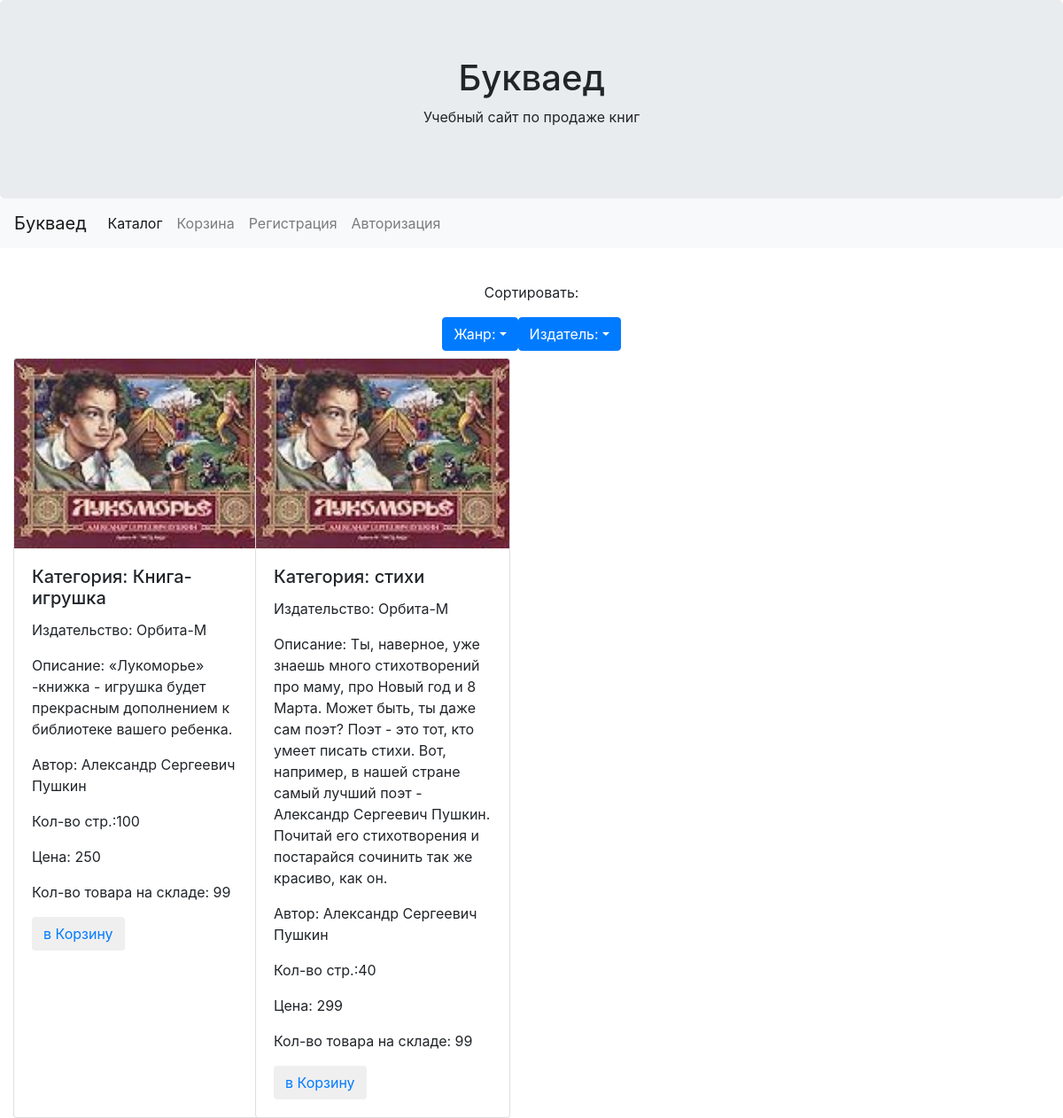
The page / on the database its author committed.
### cart/models.py (models this page shows)
class tblBook(models.Model):
    nameBook = models.TextField()
    fioAuthor = models.CharField(max_length=100)
    countPage = models.IntegerField()
    bookPrice = models.IntegerField()
    linkImage = models.ImageField(upload_to='img/', blank=True, verbose_name='Обложка')
    countBookWarhouse = models.IntegerField()
    publesher = models.ForeignKey(tblPublesher, on_delete=models.CASCADE)
    category = models.ForeignKey(tblCategory, on_delete=models.CASCADE)

class tblCategory(models.Model):
    nameCategory = models.CharField(max_length=100)

class tblPublesher(models.Model):
    namePublesher = models.CharField(max_length=100)

### cart/views.py (the view)
# urls.py: path('', views.index, name='home'),
def index(request):
    categ = tblCategory.objects.all()
    publesh =tblPublesher.objects.all()
    books = tblBook.objects.all()
    return render(request, 'catalog.html', {'books':books, 'categ':categ, 'publesh':publesh})

### templates/catalog.html (shortened to what this page needs)
{% extends 'base.html' %}
{% load staticfiles %}
{% block content %}
    <div class="container" style="margin-top:30px">
    <div class="row">
    <div class="col-md-12" >
    <div class="wrapper text-center p-2">
    <p>Сортировать:</p>
        <div class="btn-group">
        <div class="dropdown">
             <a class="btn btn-primary dropdown-toggle" href="#" role="button" id="dropdownMenuLink" data-toggle="dropdown" aria-haspopup="true" aria-expanded="false">
                Жанр:</a>
        </div>
        <div class="dropdown">
             <a class="btn btn-primary dropdown-toggle" href="#" role="button" id="dropdownMenuLink" data-toggle="dropdown" aria-haspopup="true" aria-expanded="false">
                Издатель:</a>
        </div>
        </div>
    </div>
    </div>
    <div class="row">
    {% for book in books %}
            <div class="card" style="width: 18rem;">
                <img class="card-img-top" src="{% static '/img/134932_3byMBun.jpg' %}" alt="{{ book.category.nameCategory }}">
                <div class="card-body">
                    <h5 class="card-title">Категория: {{book.category.nameCategory}}</h5>
                    <p class="card-text">Издательство: {{book.publesher.namePublesher}}</p>
                    <p class="card-text">Описание: {{book.nameBook}}</p>
                    <p class="card-text">Автор: {{book.fioAuthor}}</p>
                    <p class="card-text">Кол-во стр.:{{book.countPage}}</p>
                    <p class="card-text">Цена: {{book.bookPrice}}</p>
                    <p class="card-text">Кол-во товара на складе: {{book.countBookWarhouse}}</p>
                    <button class="btn"><a href="{% url 'add_cart' book.id %}">в Корзину</a></button>
                </div>
            </div>
        </div>
    {% endfor %}
    </div>
{% endblock %}

### templates/base.html (shortened to what this page needs)
{% load staticfiles %}
<!DOCTYPE html>
<html lang="en">
<head>
    <link rel="stylesheet" href="https://stackpath.bootstrapcdn.com/bootstrap/4.1.1/css/bootstrap.min.css">
</head>
<body>
    <div class="jumbotron text-center" style="margin-bottom:0">
      <h1>Букваед</h1>
      <p>Учебный сайт по продаже книг</p>
    </div>
            <nav class="navbar navbar-expand-lg navbar-light bg-light ">
      <a class="navbar-brand" href="#">Букваед</a>
              <div class="collapse navbar-collapse" id="navbarSupportedContent">
                <ul class="navbar-nav mr-auto ">
                  <li class="nav-item active">
                    <a class="nav-link" href="{% url 'home' %}">Каталог</a>
                  </li>
                  <li class="nav-item">
                    <a class="nav-link" href="{% url 'basket' %}">Корзина</a>
                  </li>
                    <li class="nav-item">
                    <a class="nav-link" href="{% url 'signup' %}">Регистрация</a>
                  </li>
                    <li class="nav-item">
                    <a class="nav-link" href="{% url 'login' %}">Авторизация</a>
                  </li>
                </ul>
              </div>
		</nav>
        {% block content %}
        {% endblock %}
</body>
</html>

### rows shown on the page
tblBook: category.nameCategory "Книга-игрушка", publesher.namePublesher "Орбита-М", nameBook "«Лукоморье» -книжка - игрушка будет прекрасным дополнением к библиотеке вашего ребенка.", fioAuthor "Александр Сергеевич Пушкин", countPage "100", bookPrice "250", countBookWarhouse "99"
tblBook: category.nameCategory "стихи", publesher.namePublesher "Орбита-М", nameBook "Ты, наверное, уже знаешь много стихотворений про маму, про Новый год и 8 Марта. Может быть, ты даже сам поэт? Поэт - это тот, кто умеет писать стихи. Вот, например, в нашей стране самый лучший поэт - Александр Сергеевич Пушкин. Почитай его стихотворения и постарайся сочинить так же красиво, как он.", fioAuthor "Александр Сергеевич Пушкин", countPage "40", bookPrice "299", countBookWarhouse "99"
